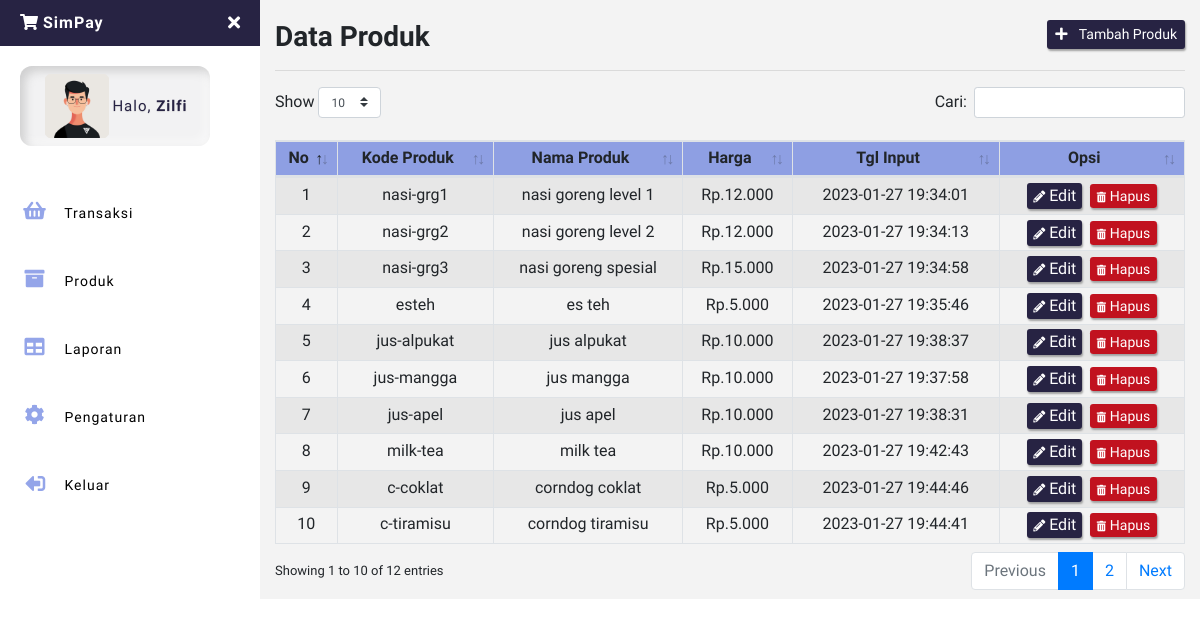
/produk.php (signed in), run on the app's committed database.
### tables this page shows
CREATE TABLE `produk` (
  `idproduk` int(11) NOT NULL,
  `kode_produk` varchar(100) NOT NULL,
  `nama_produk` varchar(255) NOT NULL,
  `harga_jual` int(11) NOT NULL,
  `tgl_input` timestamp NOT NULL DEFAULT CURRENT_TIMESTAMP ON UPDATE CURRENT_TIMESTAMP
);

### produk.php (the view, shortened to what this page needs)
<?php include 'sidebar.php'; ?>
    <h1 class="h3 font-weight-bold mb-0">
        Data Produk
        <button class="btn_biru btn_efek btn-sm border-0 float-right" type="button" data-toggle="modal" data-target="#TambahProduk"><i class="fa fa-plus mr-2"></i> Tambah Produk</button>
    </h1>
<hr>
<table class="table table-striped table-sm table-bordered dt-responsive nowrap text-center" id="table" width="100%">
<thead>
  <tr>
    <th>No</th>
    <th>Kode Produk</th>
    <th>Nama Produk</th>
    <th>Harga</th>
    <th>Tgl Input</th>
    <th>Opsi</th>
  </tr>
</thead>
<tbody>
<?php
    $no = 1;
    $data_barang = mysqli_query($conn,"SELECT * FROM produk ORDER BY idproduk ASC");
    while($d = mysqli_fetch_array($data_barang)){
        ?>
  <tr>
    <td><?php echo $no++; ?></td>
    <td><?php echo $d['kode_produk']; ?></td>
    <td><?php echo $d['nama_produk']; ?></td>
    <td>Rp.<?php echo ribuan($d['harga_jual']); ?></td>
    <td><?php echo $d['tgl_input']; ?></td>
    <td>
        <button type="button" class="btn_biru btn_efek mr-1" data-toggle="modal" data-target="#EditProduk<?php echo $d['idproduk']; ?>">
        <i class="fas fa-pencil-alt fa-xs mr-1"></i>Edit
        </button>
        <a class="btn_reset btn_efek btn-xs text-white" href="?hapus=<?php echo $d['idproduk']; ?>">
        <i class="fas fa-trash-alt fa-xs mr-1"></i>Hapus</a>
    </td>
  </tr>
  <?php } ?>
</tbody>
</table>
<?php include 'footer.php'; ?>

### sidebar.php (shortened to what this page needs)
<?php
include "config.php";
  function ribuan ($nilai){
    return number_format ($nilai, 0, ',', '.');
}
$uid = $_SESSION['userid'];
$DataLogin = mysqli_fetch_array(mysqli_query($conn,"SELECT * FROM login WHERE userid='$uid'"));
$username = $DataLogin['username'];
$toko = $DataLogin['toko'];
$logo = $DataLogin['logo'];
?>
<!DOCTYPE html>
<html>
<head>
    <link rel="stylesheet" href="https://maxcdn.bootstrapcdn.com/bootstrap/4.0.0/css/bootstrap.min.css">
    <link href="assets/css/style.css" rel="stylesheet">
    <link href="https://use.fontawesome.com/releases/v5.0.6/css/all.css" rel="stylesheet">
    <link href="assets/vendor/datatables/dataTables.bootstrap4.min.css" rel="stylesheet">
  <link href="assets/vendor/datatables/responsive.bootstrap4.min.css" rel="stylesheet">
</head>
<body>
<div class="page-wrapper chiller-theme toggled">
  <nav id="sidebar" class="sidebar-wrapper">
    <div class="sidebar-content">
      <div class="sidebar-brand">
        <a href="./"><i class="fas fa-shopping-cart mr-1"></i><?php echo $toko; ?></a>
        <div id="close-sidebar">
          <i class="fas fa-times"></i>
        </div>
      </div>
      <div class="sidebar-header">
        <div class="card-sidebar align-items-center d-flex">
          <div class="user-pic" style="height:70px;width:70px;">
            <img class="img-responsive img-rounded" src="assets/images/<?php echo $logo ?>"
              alt="User picture">
          </div>
          <div class="user-info text-center">
            <span class="user-name ">Halo, <span class="halo"><?php echo $username; ?></span>
            </span>
          </div>
        </div>
      </div>
      <div class="sidebar-menu">
        <ul>
          <li>
            <a href="index.php">
              <i class="fas fa-shopping-basket"></i>
              <span>Transaksi</span>
            </a>
          </li>
          <li>
            <a href="produk.php">
            <i class="fas fa-archive"></i>
              <span>Produk</span>
            </a>
          </li>
          <li>
            <a href="laporan.php">
              <i class="fa fa-table"></i>
              <span>Laporan</span>
            </a>
          </li>
          <li>
            <a href="pengaturan.php">
              <i class="fa fa-cog"></i>
              <span>Pengaturan</span>
            </a>
          </li>
          <li>
            <a href="#Exit" data-toggle="modal">
              <i class="fas fa-sign-out-alt fa-rotate-180"></i>
              <span>Keluar</span>
            </a>
          </li>
        </ul>
      </div>
    </div>
  </nav>
  <main class="page-content">
    <div class="container-fluid">
    <div class="d-block d-sm-block d-md-none d-lg-none py-2"></div>

### assets/css/style.css (style rules this page uses)
html, body { font-size:1rem; scroll-behavior: smooth; font-family: 'Sora', sans-serif; }
a { text-decoration: none !important; }
.page-wrapper .sidebar-wrapper, .sidebar-wrapper .sidebar-brand > a, .sidebar-wrapper .sidebar-dropdown > a:after, .sidebar-wrapper .sidebar-menu .sidebar-dropdown .sidebar-submenu li a:before, .sidebar-wrapper ul li a i, .page-wrapper .page-content, .sidebar-wrapper .sidebar-search input.search-menu, .sidebar-wrapper .sidebar-search .input-group-text, .sidebar-wrapper .sidebar-menu ul li a, #show-sidebar, #close-sidebar { -webkit-transition: all 0.3s ease; -moz-transition: all 0.3s ease; -ms-transition: all 0.3s ease; -o-transition: all 0.3s ease; transition: all 0.3s ease; }
.page-wrapper.chiller-theme.toggled { background: #f3f3f3; }
.page-wrapper.toggled .sidebar-wrapper { left: 0px; }
.sidebar-wrapper { width: 260px; height: 100%; max-height: 100%; position: fixed; top: 0; left: -300px; z-index: 999; }
.sidebar-wrapper ul { list-style-type: none; padding: 0; margin: 0; }
.sidebar-wrapper a { text-decoration: none; }
.sidebar-content { max-height: calc(100% - 30px); height: calc(100% - 30px); overflow-y: auto; position: relative; }
.sidebar-wrapper .sidebar-brand { padding: 10px 20px; display: flex; align-items: center; background: #272343; }
.sidebar-wrapper .sidebar-brand > a { font-weight: bold; flex-grow: 1; letter-spacing: 1px; }
.sidebar-wrapper .sidebar-brand #close-sidebar { cursor: pointer; font-size: 20px; }
.sidebar-wrapper .sidebar-header { padding: 20px; overflow: hidden; align-items: center; display: flex; }
.sidebar-wrapper .sidebar-header .user-pic { float: left; width: 60px; padding: 3px; border-radius: 16px; overflow: hidden; }
.sidebar-wrapper .sidebar-header .user-pic img { object-fit: cover; height: 100%; width: 100%; }
.sidebar-wrapper .sidebar-header .user-info { float: left; letter-spacing: 1px; }
.card-sidebar { justify-content: center; width: 190px; height: 80px; background: #f2f2f3; border-radius: 12px; box-shadow: inset 5px 5px 10px #a9a9aa77, inset -5px -5px 10px #ffffff7e; }
.sidebar-wrapper .sidebar-header .user-info > span { display: block; font-size: 15px; font-weight: 500; }
.sidebar-wrapper .sidebar-header span .halo { font-weight: 700; }
.sidebar-wrapper .sidebar-menu { padding-bottom: 10px; }
.sidebar-wrapper .sidebar-menu ul li a { display: inline-block; width: 100%; text-decoration: none; font-size: 14px; font-weight: 500; letter-spacing: 1px; position: relative; padding: 30px 30px 8px 20px; }
.sidebar-wrapper .sidebar-menu ul li a i { margin-right: 10px; font-size: 12px; width: 30px; height: 30px; line-height: 30px; text-align: center; border-radius: 4px; }
.page-wrapper .page-content { display: inline-block; width: 100%; padding-left: 0px; padding-top: 20px; }
.page-wrapper .page-content { overflow-x: hidden; }
.btn_efek { border-radius: 3px; cursor: pointer; border: none; box-shadow: 1px 2px 2px rgb(160, 160, 160); }
.btn-group-xs > .btn, .btn-xs { padding: .25rem .4rem; font-size: .875rem; line-height: .5; border-radius: .2rem; }
.btn_biru { background-color: #272343; color: white; }
.btn_reset { background-color: #c1121f; color: white; }
.chiller-theme .sidebar-wrapper { background: white; }
.chiller-theme .sidebar-wrapper .sidebar-header .user-info .user-role, .chiller-theme .sidebar-wrapper .sidebar-search input.search-menu, .chiller-theme .sidebar-wrapper .sidebar-search .input-group-text, .chiller-theme .sidebar-wrapper .sidebar-brand>a, .chiller-theme .sidebar-wrapper .sidebar-menu ul li a, .chiller-theme .sidebar-footer>a { color: black; }
.chiller-theme .sidebar-wrapper .sidebar-brand>a { color: white; }
.chiller-theme .sidebar-wrapper .sidebar-menu .sidebar-dropdown.active>a, .chiller-theme .sidebar-wrapper .sidebar-header .user-info, .chiller-theme .sidebar-footer>a:hover i, .text-biru { color: #272343; text-shadow: 0px 1px 1px rgb(216, 216, 216); }
.page-wrapper.chiller-theme.toggled #close-sidebar { color: #ffffff; font-size: 1.1em; }
.chiller-theme .sidebar-wrapper .sidebar-menu ul li a i, .chiller-theme .sidebar-wrapper .sidebar-menu .sidebar-dropdown div, .chiller-theme .sidebar-wrapper .sidebar-search input.search-menu, .chiller-theme .sidebar-wrapper .sidebar-search .input-group-text { color: #415fd88f; font-size: 20px; }
table thead { background-color: #415fd88f; }
@media screen and (min-width: 768px) { .page-wrapper.toggled .page-content { padding-left: 260px; } }

### data on the page
produk: kode_produk "nasi-grg1", nama_produk "nasi goreng level 1", harga_jual "12.000", tgl_input "2023-01-27 19:34:01"
produk: kode_produk "nasi-grg2", nama_produk "nasi goreng level 2", harga_jual "12.000", tgl_input "2023-01-27 19:34:13"
produk: kode_produk "nasi-grg3", nama_produk "nasi goreng spesial", harga_jual "15.000", tgl_input "2023-01-27 19:34:58"
produk: kode_produk "esteh", nama_produk "es teh", harga_jual "5.000", tgl_input "2023-01-27 19:35:46"
produk: kode_produk "jus-alpukat", nama_produk "jus alpukat", harga_jual "10.000", tgl_input "2023-01-27 19:38:37"
produk: kode_produk "jus-mangga", nama_produk "jus mangga", harga_jual "10.000", tgl_input "2023-01-27 19:37:58"
produk: kode_produk "jus-apel", nama_produk "jus apel", harga_jual "10.000", tgl_input "2023-01-27 19:38:31"
produk: kode_produk "milk-tea", nama_produk "milk tea", harga_jual "10.000", tgl_input "2023-01-27 19:42:43"
produk: kode_produk "c-coklat", nama_produk "corndog coklat", harga_jual "5.000", tgl_input "2023-01-27 19:44:46"
produk: kode_produk "c-tiramisu", nama_produk "corndog tiramisu", harga_jual "5.000", tgl_input "2023-01-27 19:44:41"

### other printed values
$toko "SimPay"
$username "Zilfi"
